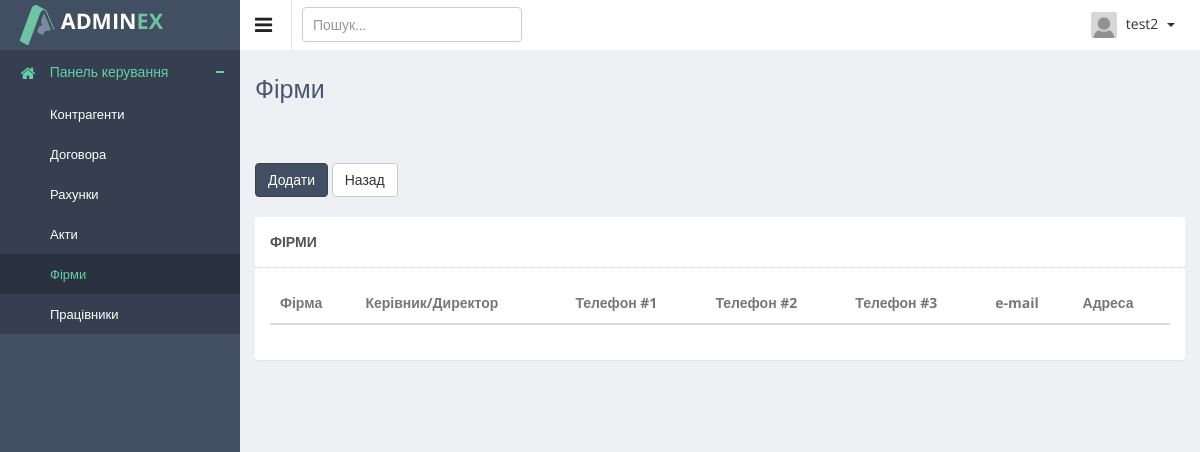
The app's page /crm/firms/ (signed in), older data.
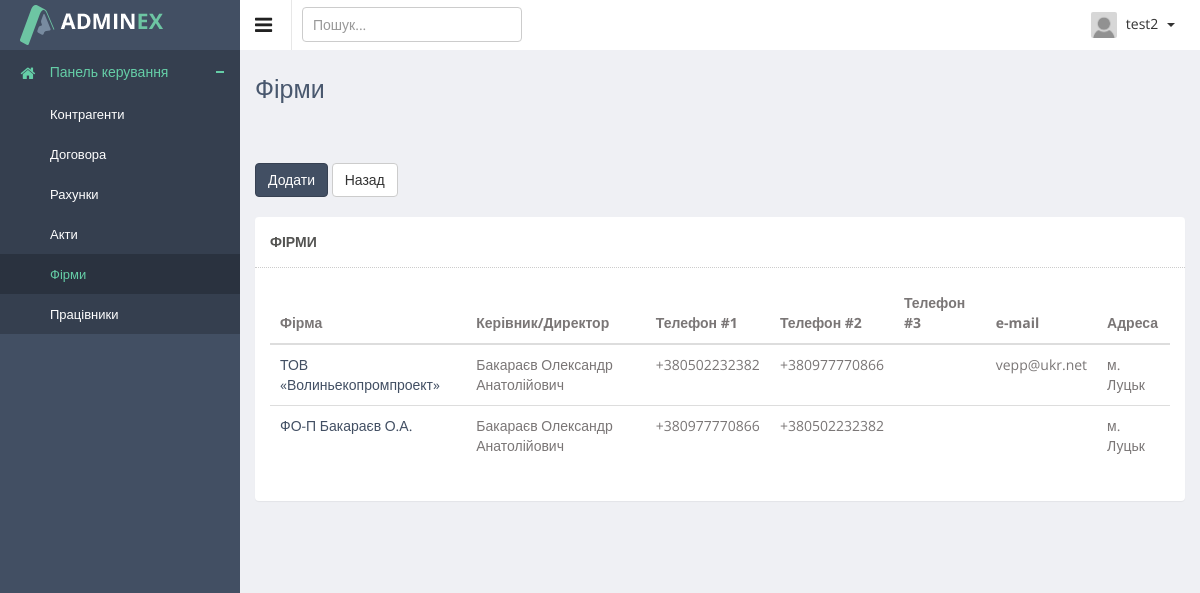
The same page, newer data.
### authapp/models.py (models this page shows)
class ProjectUser(AbstractUser):
    parent_name = models.CharField(verbose_name='по-батькові', max_length=20, blank=True)
    date_of_birth = models.DateField(verbose_name='дата народження', blank=True, null=True)
    phone1 = models.CharField(verbose_name='номер телефона', max_length=16, blank=True)
    phone2 = models.CharField(verbose_name='номер телефона', max_length=16, blank=True, null=True)
    avatar = models.ImageField(verbose_name='фото', upload_to='users_avatars', blank=True)
    is_dir = models.BooleanField(verbose_name='керівник', default=False)
    is_assistant = models.BooleanField(verbose_name='помічник', default=False)
    is_client = models.BooleanField(verbose_name='клієнт', default=False)
    def __str__(self):
        return self.username

### crmapp/models.py (models this page shows, shortened)
class Firm(models.Model):
    full_name = models.CharField(verbose_name='повна назва підприємства', max_length=150)
    short_name = models.CharField(verbose_name='скорочена назва підприєства', max_length=80)
    inn = models.CharField(verbose_name='ідентификаційний номер', max_length=15, blank=True)
    edrpoy = models.CharField(verbose_name='єдрпоу', max_length=10, blank=True)
    dfro = models.CharField(verbose_name='дфро', max_length=15, blank=True)
    payment_account = models.CharField(verbose_name='розрахунковий рахунок', max_length=20, blank=True)
    bank = models.ForeignKey(Bank, on_delete=models.CASCADE, verbose_name='банк', default='')
    cert_vat = models.CharField(verbose_name='свідоцтво платника пдв', max_length=15, blank=True)
    dir_name = models.CharField(verbose_name='директор', max_length=150, blank=True)
    phone1 = models.CharField(verbose_name='номер телефона', max_length=16, blank=True)
    phone2 = models.CharField(verbose_name='номер телефона', max_length=16, blank=True)
    phone3 = models.CharField(verbose_name='номер телефона', max_length=16, blank=True)
    email = models.EmailField(verbose_name='email', max_length=100, blank=True)
    zipcode = models.PositiveIntegerField(verbose_name='поштовий індекс', default=0)
    country = models.CharField(verbose_name='країна', max_length=20, default='Україна')
    region = models.CharField(verbose_name='область', max_length=50, default='Волинська обл.')
    district = models.CharField(verbose_name='район', max_length=50, blank=True)
    town = models.CharField(verbose_name='населений пункт', max_length=50, blank=True)
    address = models.CharField(verbose_name='адреса', max_length=50, blank=True)

### crmapp/views.py (the view)
@user_passes_test(lambda user: user.is_assistant or user.is_superuser or user.is_dir)
def firms_view(request):
    title = 'Фірми'
    firms = Firm.objects.all()
    context = {
        'title': title,
        'object_list': firms,
    }
    return render(request, 'crmapp/firms_list.html', context)

### adminapp/templatetags/tags.py (called while the page is built)
@register.filter
def default_avatar(string):
    if not string:
        string = 'users_avatars/gravatar.png'
    new_string = f'{URL_PREFIX}{string}'
    return new_string

### crmapp/templates/crmapp/firms_list.html (shortened to what this page needs)
{% extends 'mainapp/base.html' %}
{% load staticfiles %}
{% load tags %}
{% block container %}
<div class="directory-info-row">
    <div class="row">
        <div class="col-lg-6">
            <a href="{% url 'crm:firm_create' %}">
                <button class="btn btn-primary" type="button">Додати</button>
            </a>
            <a href="{% url 'crm:main_crm' %}">
                <button class="btn btn-default" type="button">Назад</button>
            </a>
        </div>
    </div>
    <br>
    <div class="row">
        <div class="col-lg-12">
            <section class="panel">
                <header class="panel-heading">
                    {{ title }}
                </header>
                    <div class="panel-body" style="display: block;">
                        <table class="table table-hover general-table">
                            <thead>
                                <tr>
                                    <th>Фірма</th>
                                    <th>Керівник/Директор</th>
                                    <th>Телефон #1</th>
                                    <th>Телефон #2</th>
                                    <th>Телефон #3</th>
                                    <th>e-mail</th>
                                    <th>Адреса</th>
                                </tr>
                            </thead>
                            <tbody>
                            {% for object in object_list %}
                                <tr>
                                    <td>
                                        <a href="{% url 'crm:firm_read' object.pk %}">{{ object.short_name }}</a>
                                    </td>
                                    <td>{{ object.dir_name }}</td>
                                    <td>{{ object.phone1 }}</td>
                                    <td>{{ object.phone2 }}</td>
                                    <td>{{ object.phone3 }}</td>
                                    <td>{{ object.email }}</td>
                                    <td>{{ object.town }}</td>
                                </tr>
                            {% endfor %}
                            </tbody>
                        </table>
                    </div>
            </section>
        </div>
    </div>
</div>
{% endblock %}

### mainapp/templates/mainapp/base.html (shortened to what this page needs)
<!DOCTYPE html>
{% load staticfiles %}
<html lang="en">
<head>
    {% block css %}
    <link rel="stylesheet" type="text/css" href="{% static '/js/bootstrap-datepicker/css/datepicker-custom.css' %}"/>
    <link rel="stylesheet" type="text/css" href="{% static '/js/bootstrap-timepicker/css/timepicker.css' %}"/>
    <link rel="stylesheet" type="text/css" href="{% static '/js/bootstrap-colorpicker/css/colorpicker.css' %}"/>
    <link rel="stylesheet" type="text/css" href="{% static '/js/bootstrap-daterangepicker/daterangepicker-bs3.css' %}"/>
    <link rel="stylesheet" type="text/css" href="{% static '/js/bootstrap-datetimepicker/css/datetimepicker-custom.css' %}"/>
    <link href="{% static '/js/iCheck/skins/minimal/minimal.css' %}" rel="stylesheet">
    <link href="{% static '/js/iCheck/skins/minimal/red.css' %}" rel="stylesheet">
    <link href="{% static '/js/iCheck/skins/minimal/green.css' %}" rel="stylesheet">
    <link href="{% static '/js/iCheck/skins/minimal/blue.css' %}" rel="stylesheet">
    <link href="{% static '/js/iCheck/skins/minimal/yellow.css' %}" rel="stylesheet">
    <link href="{% static '/js/iCheck/skins/minimal/purple.css' %}" rel="stylesheet">
    <link href="{% static '/js/iCheck/skins/square/square.css' %}" rel="stylesheet">
    <link href="{% static '/js/iCheck/skins/square/red.css' %}" rel="stylesheet">
    <link href="{% static '/js/iCheck/skins/square/blue.css' %}" rel="stylesheet">
    <link href="{% static '/js/iCheck/skins/square/green.css' %}" rel="stylesheet">
    <link href="{% static '/js/iCheck/skins/square/yellow.css' %}" rel="stylesheet">
    <link href="{% static '/js/iCheck/skins/square/purple.css' %}" rel="stylesheet">
    <link href="{% static '/js/iCheck/skins/flat/grey.css' %}" rel="stylesheet">
    <link href="{% static '/js/iCheck/skins/flat/red.css' %}" rel="stylesheet">
    <link href="{% static '/js/iCheck/skins/flat/green.css' %}" rel="stylesheet">
    <link href="{% static '/js/iCheck/skins/flat/blue.css' %}" rel="stylesheet">
    <link href="{% static '/js/iCheck/skins/flat/yellow.css' %}" rel="stylesheet">
    <link href="{% static '/js/iCheck/skins/flat/purple.css' %}" rel="stylesheet">
    <link href="{% static '/css/clndr.css' %}" rel="stylesheet">
    <link href="{% static '/css/style.css' %}" rel="stylesheet">
    <link href="{% static '/css/style-responsive.css' %}" rel="stylesheet">
    {% endblock %}
</head>
<body class="sticky-header">
<section>
    <div class="left-side sticky-left-side">
        <div class="logo">
            {% if user.is_dir or user.is_assistant %}
            <a href="{% url 'crm:main_crm' %}">
                <img src="{% static '/images/logo.png' %}" alt="">
            </a>
            {% elif user.is_superuser %}
            <a href="{% url 'admin:admin' %}">
                <img src="{% static '/images/logo.png' %}" alt="">
            </a>
            {% else %}
            <a href="{% url 'main' %}">
                <img src="{% static '/images/logo.png' %}" alt="">
            </a>
            {% endif %}
        </div>
        <div class="left-side-inner">
            {% include 'mainapp/includes/inc_left_menu.html' %}
        </div>
    </div>
    <div class="main-content" >
        <div class="header-section">
            <a class="toggle-btn"><i class="fa fa-bars"></i></a>
            <form class="searchform" action="#" method="post">
                <input type="text" class="form-control" name="keyword" placeholder="Пошук..."/>
            </form>
            <div class="menu-right">
                {% include 'mainapp/includes/inc_right_menu.html' %}
            </div>
        </div>
        <div class="page-heading">
            <h3>{{ title }}</h3>
        </div>
        <div class="wrapper">
            {% block container %}
            {% endblock %}
        </div>
    </div>
</section>
</body>
</html>

### mainapp/templates/mainapp/includes/inc_left_menu.html (shortened to what this page needs)
{% load staticfiles %}
<ul class="nav nav-pills nav-stacked custom-nav">
    {% if user.is_dir or user.is_assistant %}
    <li class="menu-list {% if request.resolver_match.namespace == 'crm' %} nav-active {% endif %}">
        <a href="{% url 'crm:main_crm' %}"><i class="fa fa-home"></i> <span>Панель керування</span></a>
        <ul class="sub-menu-list">
            <li class="{% if request.resolver_match.url_name == 'partners' %} active {% endif %}">
                <a href="{% url 'crm:partners' %}"> Контрагенти</a>
            </li>
            <li class="{% if request.resolver_match.url_name == 'users' %} active {% endif %}">
                <a href=""> Договора</a>
            </li>
            <li class="{% if request.resolver_match.url_name == 'user_create' %} active {% endif %}">
                <a href=""> Рахунки</a>
            </li>
            <li class="{% if request.resolver_match.url_name == 'user_create' %} active {% endif %}">
                <a href=""> Акти</a>
            </li>
            <li class="{% if request.resolver_match.url_name == 'firms' %} active {% endif %}">
                <a href="{% url 'crm:firms' %}"> Фірми</a>
            </li>
            <li class="{% if request.resolver_match.url_name == 'workers_list' or request.resolver_match.url_name == 'worker_detail' or request.resolver_match.url_name == 'worker_update' %} active {% endif %}">
                <a href="{% url 'crm:workers_list' %}"> Працівники</a>
            </li>
        </ul>
    </li>
    {% endif %}
</ul>

### mainapp/templates/mainapp/includes/inc_right_menu.html (shortened to what this page needs)
{% load staticfiles %}
{% load tags %}
<ul class="notification-menu">
    <li>
        <a href="#" class="btn btn-default dropdown-toggle" data-toggle="dropdown">
            <img src="{{ user.avatar|default_avatar }}" alt=""/>
            {{ user }}
            <span class="caret"></span>
        </a>
    </li>
</ul>

Row changes from the older to the newer data that the page shows:
added Firm: short_name "ТОВ «Волиньекопромпроект»", dir_name "Бакараєв Олександр Анатолійович", phone1 "+380502232382", phone2 "+380977770866", email "vepp@ukr.net", town "м. Луцьк"
added Firm: short_name "ФО-П Бакараєв О.А.", dir_name "Бакараєв Олександр Анатолійович", phone1 "+380977770866", phone2 "+380502232382", town "м. Луцьк"
